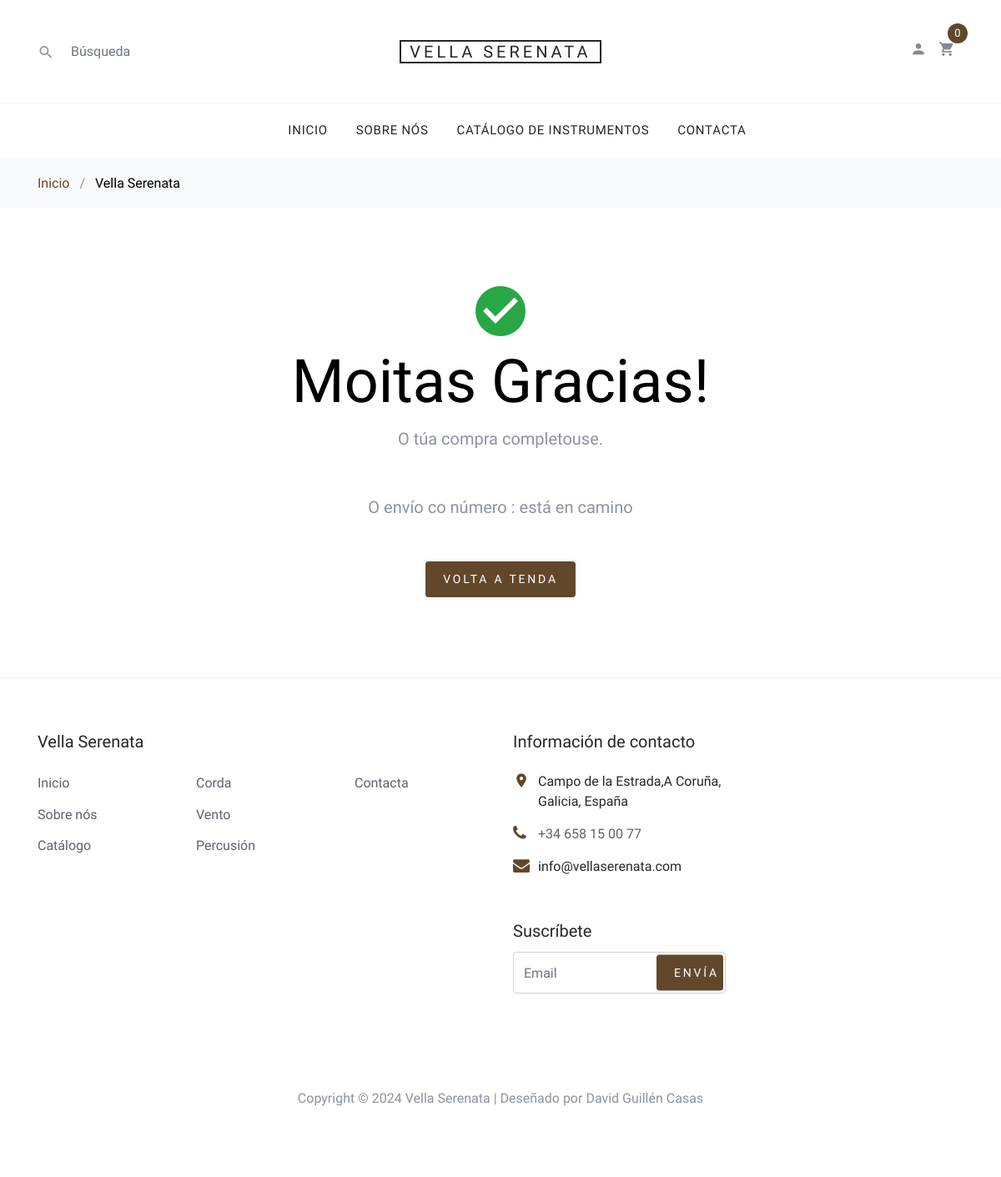
Before: /final_compra.php?id_venta=29 with the older database file.
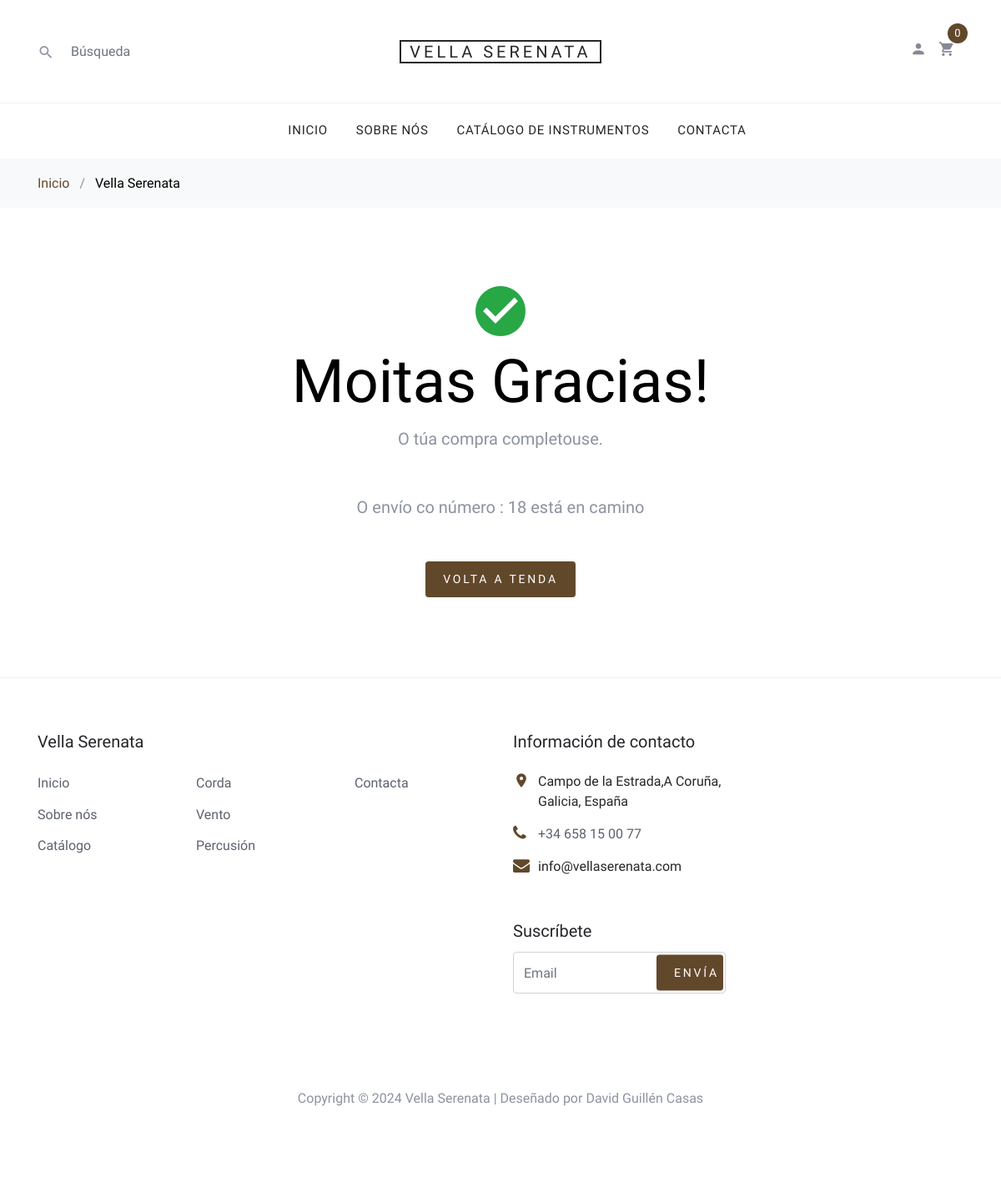
After: the same page with the newer database file.
### tables this page shows
CREATE TABLE `envios` (
  `id_envio` int(11) NOT NULL,
  `pais` varchar(50) NOT NULL,
  `direccion` varchar(100) NOT NULL,
  `provincia` varchar(50) NOT NULL,
  `cp` varchar(25) NOT NULL,
  `id_venta` int(11) NOT NULL
);

### final_compra.php (the view, shortened to what this page needs)
<!DOCTYPE html>
<html lang="gl">
  <head>
    <link rel="stylesheet" href="fonts/icomoon/style.css">
    <link rel="stylesheet" href="css/bootstrap.min.css">
    <link rel="stylesheet" href="css/magnific-popup.css">
    <link rel="stylesheet" href="css/jquery-ui.css">
    <link rel="stylesheet" href="css/owl.carousel.min.css">
    <link rel="stylesheet" href="css/owl.theme.default.min.css">
    <link rel="stylesheet" href="css/aos.css">
    <link rel="stylesheet" href="css/style.css">
  </head>
  <body>
  <div class="site-wrap">
   <?php include("./comunes/cabecera.php");
     include('./php/conexion.php');
      $id_venta=$_GET['id_venta'];
      $datos=$conexion->query (" SELECT * FROM envios WHERE id_venta='$id_venta'") or die ($conexion->error);
      $datos_envio= mysqli_fetch_row($datos);
      $id_envio=$datos_envio[0];
   ?>
    <div class="site-section">
      <div class="container">
        <div class="row">
          <div class="col-md-12 text-center">
            <span class="icon-check_circle display-3 text-success"></span>
            <h2 class="display-3 text-black">Moitas Gracias!</h2>
            <p class="lead mb-5">O túa compra completouse.</p>
            <p class="lead mb-5">O envío co número : <?php echo $id_envio;?> está en camino</p>
            <p><a href="catalogo.php" class="btn btn-sm btn-primary">Volta a tenda</a></p>
          </div>
        </div>
      </div>
    </div>
    <?php include("./comunes/pie.php"); ?>
  </div>
  </body>
</html>

### comunes/cabecera.php (shortened to what this page needs)
<header class="site-navbar" role="banner">
      <div class="site-navbar-top">
        <div class="container">
          <div class="row align-items-center">
            <div class="col-6 col-md-4 order-2 order-md-1 site-search-icon text-left">
              <form action="./busqueda.php" class="site-block-top-search" method="GET">
                <span class="icon icon-search2"></span>
                <input type="text" class="form-control border-0" placeholder="Búsqueda" name="texto">
              </form>
            </div>
            <div class="col-12 mb-3 mb-md-0 col-md-4 order-1 order-md-2 text-center">
              <div class="site-logo">
                <a href="inicio.php" class="js-logo-clone">Vella Serenata</a>
              </div>
            </div>
            <div class="col-6 col-md-4 order-3 order-md-3 text-right">
              <div class="site-top-icons">
                <ul>
                 <li>
                  <a href="loguearse.php">
                  <span class="icon icon-person"></span></a></li>
                 <li>
                    <a href="carro.php" class="site-cart">
                      <span class="icon icon-shopping_cart"></span>
                      <span class="count">
                        <?php
                          if (isset ($_SESSION['carrito'])){
                            echo count($_SESSION['carrito']);
                          }else{
                            echo 0;
                          }?>
                     </span>
                    </a>
                  </li>
                </ul>
              </div>
            </div>
          </div>
        </div>
      </div>
      <nav class="site-navigation text-right text-md-center" role="navigation">
        <div class="container">
          <ul class="site-menu js-clone-nav d-none d-md-block">
            <li>
              <a href="inicio.php">Inicio</a>
            </li>
            <li>
              <a href="sobre_nos.php">Sobre Nós</a>
            </li>
            <li><a href="catalogo.php">Catálogo de Instrumentos</a></li>
            <li><a href="contacto.php">Contacta</a></li>
          </ul>
        </div>
      </nav>
    </header>
    <div class="bg-light py-3">
      <div class="container">
        <div class="row">
          <div class="col-md-12 mb-0"><a href="inicio.php">Inicio</a> <span class="mx-2 mb-0">/</span>
           <strong class="text-black">Vella Serenata</strong></div>
        </div>
      </div>
    </div>

### comunes/pie.php
<footer class="site-footer border-top">
      <div class="container">
        <div class="row">
          <div class="col-lg-6 mb-5 mb-lg-0">
            <div class="row">
              <div class="col-md-12">
                <h3 class="footer-heading mb-4">Vella Serenata</h3>
              </div>
              <div class="col-md-6 col-lg-4">
                <ul class="list-unstyled">
                  <li><a href="inicio.php">Inicio</a></li>
                  <li><a href="sobre_nos.php">Sobre nós</li>
                  <li><a href="catalogo.php">Catálogo</a></li>
                </ul>
              </div>
              <div class="col-md-6 col-lg-4">
                <ul class="list-unstyled">
                  <li><a href="/vella_serenata/busqueda.php?texto=1">Corda</a></li>
                  <li><a href="/vella_serenata/busqueda.php?texto=2">Vento</a></li>
                  <li><a href="/vella_serenata/busqueda.php?texto=3">Percusión</a></li>
                </ul>
              </div>
              <div class="col-md-6 col-lg-4">
                <ul class="list-unstyled">
                  <li><a href="contacto.php">Contacta</a></li>
                </ul>
              </div>
            </div>
          </div>
          <div class="col-md-6 col-lg-3">
            <div class="block-5 mb-5">
              <h3 class="footer-heading mb-4">Información de contacto</h3>
              <ul class="list-unstyled">
                <li class="address">Campo de la Estrada,A Coruña, Galicia, España</li>
                <li class="phone"><a href="tel://34658150077">+34 658 15 00 77</a></li>
                <li class="email">info@vellaserenata.com</li>
              </ul>
            </div>
            <div class="block-7">
              <form action="./php/recibir_suscripcion.php" method="post">
                <label for="email_subscribe" class="footer-heading">Suscríbete</label>
                <div class="form-group">
                  <input type="email" class="form-control py-4" id="email_subscribe" name="c_email_sus" placeholder="Email" required>
                  <input type="submit"  class="btn btn-sm btn-primary" value="Envía">
                </div>
              </form>
            </div>
          </div>
        </div>
        <div class="row pt-5 mt-5 text-center">
          <div class="col-md-12">
            <p>
            Copyright &copy;
            <script>document.write(new Date().getFullYear());</script> Vella Serenata |
            Deseñado por David Guillén Casas <i  aria-hidden="true"></i>
          </p>
          </div>
        </div>
      </div>
    </footer>

Changed rows visible on the page:
added envios: id_envio "18"
